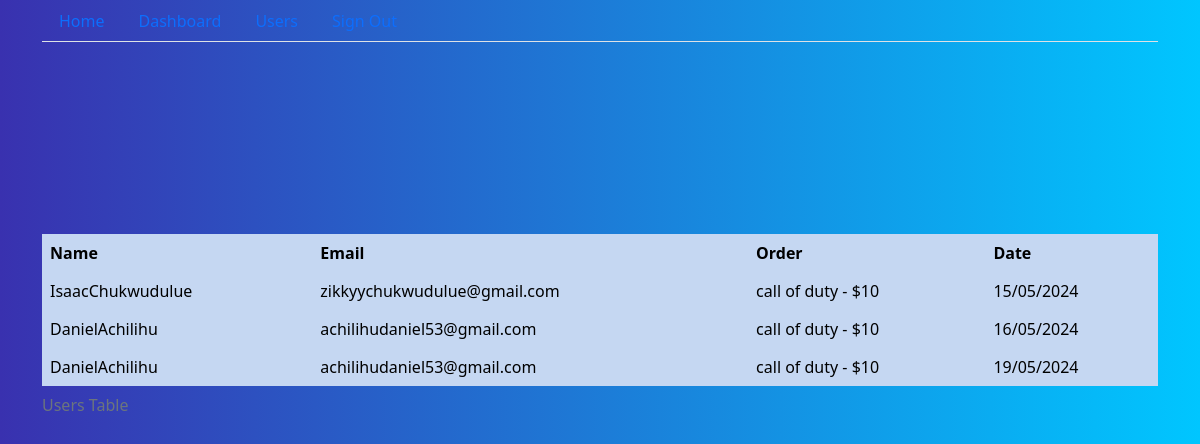
The page /admin/orders.php on the database its author committed.
### tables this page shows
CREATE TABLE IF NOT EXISTS `orders` (
  `id` int NOT NULL AUTO_INCREMENT,
  `name` varchar(255) NOT NULL,
  `email` varchar(255) NOT NULL,
  `message` text NOT NULL,
  `date` varchar(255) NOT NULL,
  PRIMARY KEY (`id`)
);

### admin/orders.php (the view, shortened to what this page needs)
<?php
require_once('head.php');
?>
<div class="con"></div>
<div class="container">
    <div class="table-responsive">
        <table class="table table-striped
        table-hover
        table-borderless
        table-primary
        align-middle">
            <thead class="table-light">
                <caption>Users Table</caption>
                <tr>
                    <th>Name</th>
                    <th>Email</th>
                    <th>Order</th>
                    <th>Date</th>
                </tr>
                </thead>
                <tbody class="table-group-divider">
                    <?php
                    $sql = "SELECT * FROM orders";
                    $result = mysqli_query($conn,$sql);
                    while($row = mysqli_fetch_assoc($result)){
                        $name = $row["name"];
                        $email = $row["email"];
                        $message = $row["message"];
                        $date = $row["date"];
                        echo '<tr class="table-primary" >';
                            echo "<td scope='row'>$name</td>";
                            echo "<td scope='row'>$email</td>";
                            echo "<td scope='row'>$message</td>";
                            echo "<td scope='row'>$date</td>";
                        echo '<tr>';
                    }
                    ?>
                </tbody>
        </table>
    </div>
</div>

### admin/orders.php (style rules this page uses)
.con { padding: 6rem; }

### rows shown on the page
orders: name "IsaacChukwudulue", email "zikkyychukwudulue@gmail.com", message "call of duty - $10", date "15/05/2024"
orders: name "DanielAchilihu", email "achilihudaniel53@gmail.com", message "call of duty - $10", date "16/05/2024"
orders: name "DanielAchilihu", email "achilihudaniel53@gmail.com", message "call of duty - $10", date "19/05/2024"
